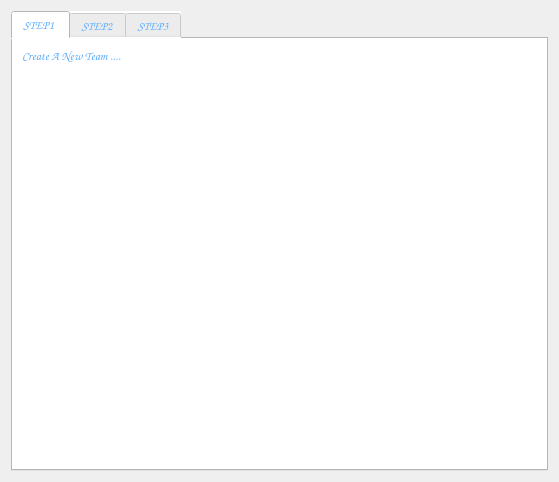
<?xml version="1.0" encoding="UTF-8"?>
<ui version="4.0">
 <class>Dialog</class>
 <widget class="QDialog" name="Dialog">
  <property name="geometry">
   <rect>
    <x>0</x>
    <y>0</y>
    <width>559</width>
    <height>482</height>
   </rect>
  </property>
  <property name="windowTitle">
   <string>Instructions</string>
  </property>
  <property name="windowIcon">
   <iconset>
    <normaloff>Pics/Logo_3.png</normaloff>Pics/Logo_3.png</iconset>
  </property>
  <layout class="QVBoxLayout" name="verticalLayout">
   <item>
    <widget class="QTabWidget" name="tabWidget">
     <property name="font">
      <font>
       <family>Comic Sans MS</family>
       <weight>75</weight>
       <bold>true</bold>
      </font>
     </property>
     <property name="styleSheet">
      <string notr="true">background-color: rgb(255, 255, 255);
color: rgb(85, 170, 255);</string>
     </property>
     <property name="currentIndex">
      <number>0</number>
     </property>
     <widget class="QWidget" name="tab">
      <attribute name="title">
       <string>STEP1 </string>
      </attribute>
      <widget class="QLabel" name="label">
       <property name="geometry">
        <rect>
         <x>9</x>
         <y>9</y>
         <width>135</width>
         <height>16</height>
        </rect>
       </property>
       <property name="font">
        <font>
         <family>Comic Sans MS</family>
         <weight>75</weight>
         <bold>true</bold>
        </font>
       </property>
       <property name="styleSheet">
        <string notr="true">color: rgb(85, 170, 255);</string>
       </property>
       <property name="text">
        <string>Create A New Team ....</string>
       </property>
      </widget>
      <widget class="QLabel" name="label_2">
       <property name="geometry">
        <rect>
         <x>9</x>
         <y>31</y>
         <width>517</width>
         <height>395</height>
        </rect>
       </property>
       <property name="text">
        <string/>
       </property>
       <property name="pixmap">
        <pixmap>Pics/new.png</pixmap>
       </property>
       <property name="scaledContents">
        <bool>true</bool>
       </property>
      </widget>
     </widget>
     <widget class="QWidget" name="tab_2">
      <attribute name="title">
       <string>STEP2</string>
      </attribute>
      <widget class="QLabel" name="label_3">
       <property name="geometry">
        <rect>
         <x>9</x>
         <y>9</y>
         <width>69</width>
         <height>16</height>
        </rect>
       </property>
       <property name="font">
        <font>
         <family>Comic Sans MS</family>
         <weight>75</weight>
         <bold>true</bold>
        </font>
       </property>
       <property name="text">
        <string>Save Team..</string>
       </property>
      </widget>
      <widget class="QLabel" name="label_4">
       <property name="geometry">
        <rect>
         <x>9</x>
         <y>31</y>
         <width>517</width>
         <height>395</height>
        </rect>
       </property>
       <property name="text">
        <string/>
       </property>
       <property name="pixmap">
        <pixmap>Pics/save.png</pixmap>
       </property>
       <property name="scaledContents">
        <bool>true</bool>
       </property>
      </widget>
     </widget>
     <widget class="QWidget" name="tab_3">
      <attribute name="title">
       <string>STEP3</string>
      </attribute>
      <widget class="QLabel" name="label_6">
       <property name="geometry">
        <rect>
         <x>9</x>
         <y>9</y>
         <width>93</width>
         <height>16</height>
        </rect>
       </property>
       <property name="font">
        <font>
         <family>Comic Sans MS</family>
         <weight>75</weight>
         <bold>true</bold>
        </font>
       </property>
       <property name="text">
        <string>Evaluate Team...</string>
       </property>
      </widget>
      <widget class="QLabel" name="label_5">
       <property name="geometry">
        <rect>
         <x>9</x>
         <y>31</y>
         <width>517</width>
         <height>373</height>
        </rect>
       </property>
       <property name="text">
        <string/>
       </property>
       <property name="pixmap">
        <pixmap>Pics/eval.png</pixmap>
       </property>
       <property name="scaledContents">
        <bool>true</bool>
       </property>
      </widget>
      <widget class="QLabel" name="label_7">
       <property name="geometry">
        <rect>
         <x>9</x>
         <y>406</y>
         <width>141</width>
         <height>20</height>
        </rect>
       </property>
       <property name="font">
        <font>
         <family>Comic Sans MS</family>
         <weight>75</weight>
         <bold>true</bold>
        </font>
       </property>
       <property name="text">
        <string>&lt;html&gt;&lt;head/&gt;&lt;body&gt;&lt;p&gt;&lt;a href=&quot;https://drive.google.com/file/d/1Q67IA18HRFNuZ7ulrcia1m4QDp8qqsF1/view?usp=sharing&quot;&gt;&lt;span style=&quot; text-decoration: underline; color:#0000ff;&quot;&gt;For further help CLICK&lt;/span&gt;&lt;/a&gt;&lt;/p&gt;&lt;/body&gt;&lt;/html&gt;</string>
       </property>
       <property name="openExternalLinks">
        <bool>true</bool>
       </property>
      </widget>
     </widget>
    </widget>
   </item>
  </layout>
 </widget>
 <resources/>
 <connections/>
</ui>
